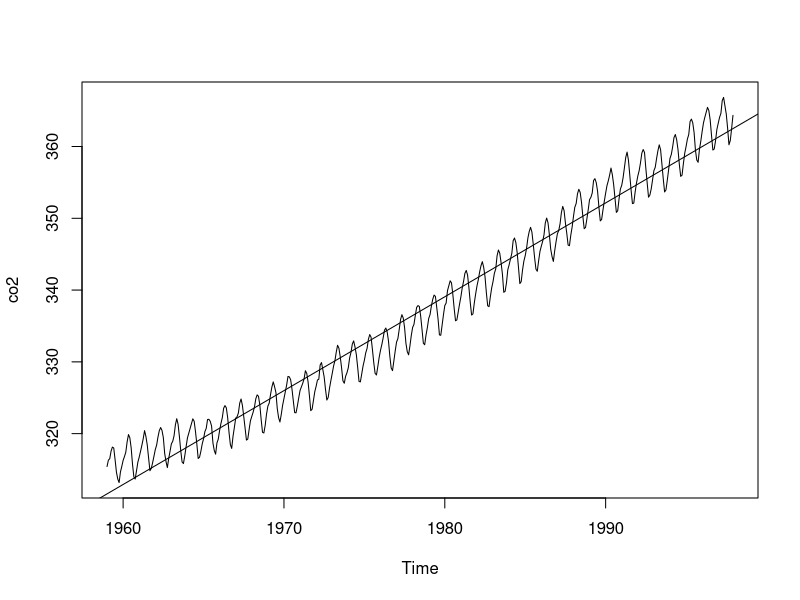
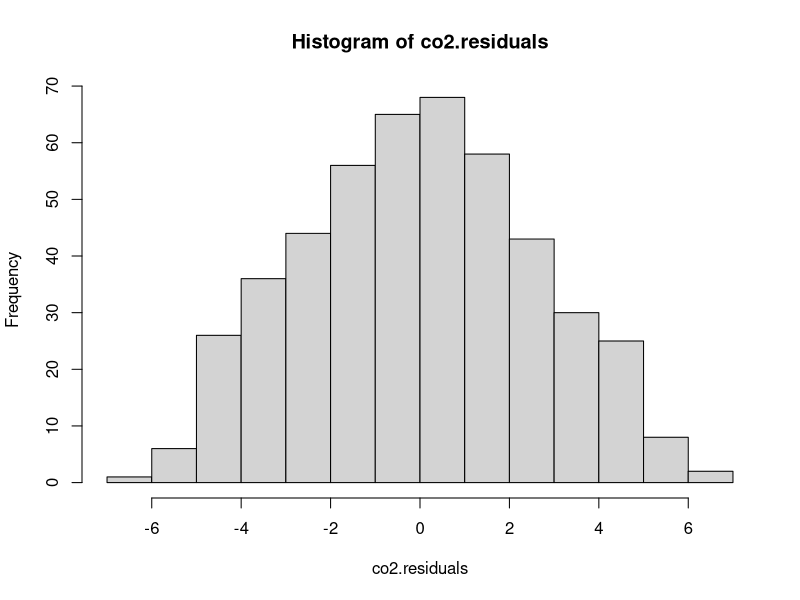
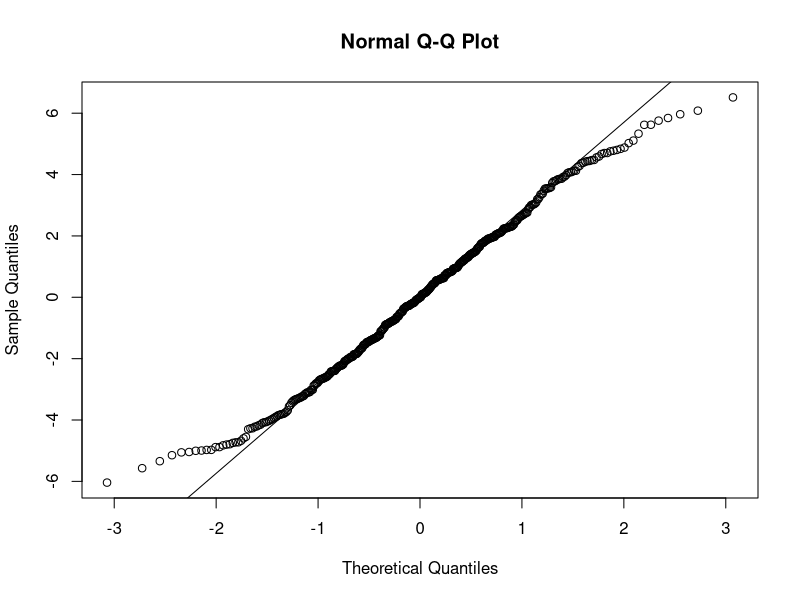
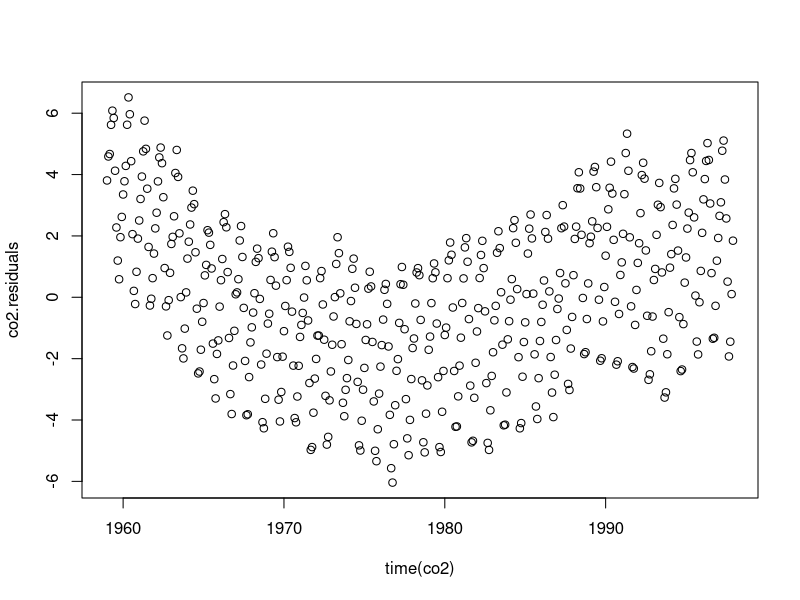
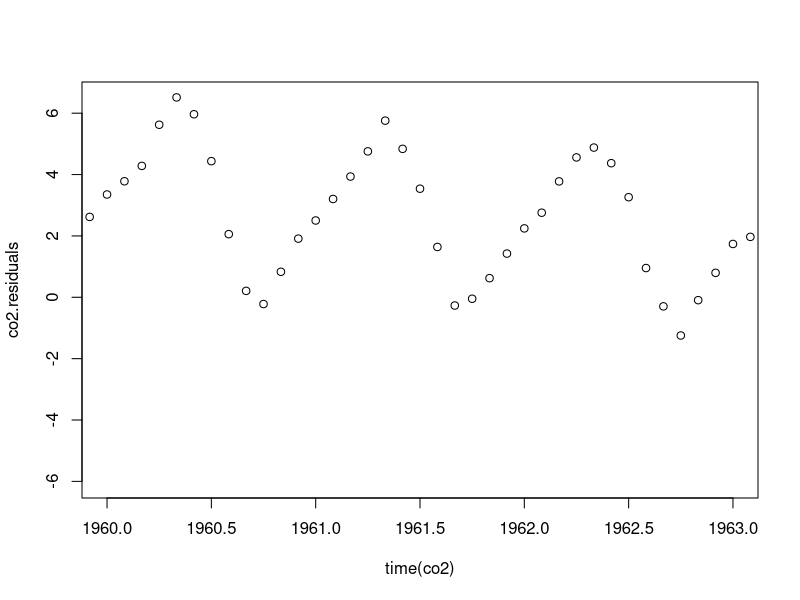
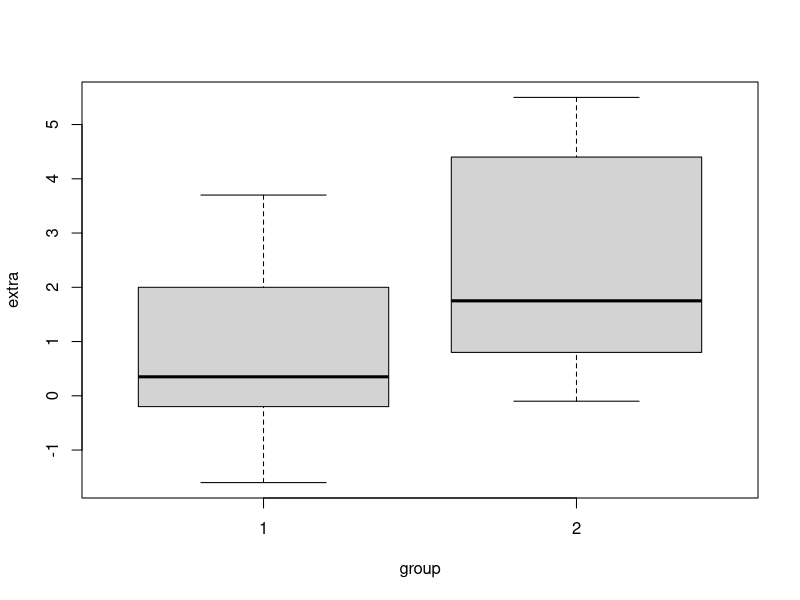

Source code (R) for these figures, in order:



data("co2")

# error term
#   1. measurement error 
#   2. lack of knowledge or other inflences
#   3. etc. 
# 
# assumptions
#   1. normally distributed with average zero 
#   2. same variance (homoscedastic)
#   3. independent across observations 
  
plot(co2)
co2.linear.model = lm(co2~time(co2))
co2.linear.model
abline(co2.linear.model)

co2.residuals = resid(co2.linear.model)
co2.residuals

hist(co2.residuals)

qqnorm(co2.residuals)
qqline(co2.residuals)


plot(co2.residuals~time(co2))

plot(co2.residuals~time(co2),xlim=c(1960,1963))

help(sleep)

sleep

plot(extra~group,data = sleep)

attach(sleep)
extra.1 = extra[group==1]
extra.2 = extra[group==2]

t.test(extra.1,extra.2,paired = TRUE,alternative = 'two.sided')



